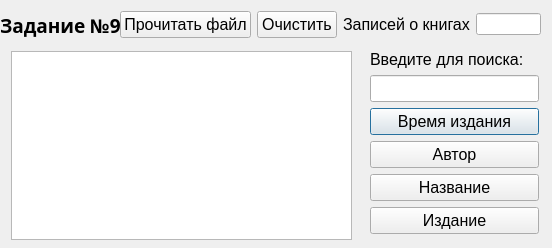
<?xml version="1.0" encoding="UTF-8"?>
<ui version="4.0">
 <class>NinthTask</class>
 <widget class="QDialog" name="NinthTask">
  <property name="geometry">
   <rect>
    <x>0</x>
    <y>0</y>
    <width>552</width>
    <height>248</height>
   </rect>
  </property>
  <property name="windowTitle">
   <string>Dialog</string>
  </property>
  <widget class="QLabel" name="label">
   <property name="geometry">
    <rect>
     <x>0</x>
     <y>10</y>
     <width>121</width>
     <height>31</height>
    </rect>
   </property>
   <property name="font">
    <font>
     <family>Sitka</family>
     <pointsize>14</pointsize>
     <weight>75</weight>
     <bold>true</bold>
    </font>
   </property>
   <property name="text">
    <string>Задание №9</string>
   </property>
  </widget>
  <widget class="QTextEdit" name="outTextEdit">
   <property name="geometry">
    <rect>
     <x>11</x>
     <y>51</y>
     <width>341</width>
     <height>189</height>
    </rect>
   </property>
   <property name="font">
    <font>
     <pointsize>12</pointsize>
    </font>
   </property>
  </widget>
  <widget class="QWidget" name="">
   <property name="geometry">
    <rect>
     <x>370</x>
     <y>50</y>
     <width>169</width>
     <height>184</height>
    </rect>
   </property>
   <layout class="QVBoxLayout" name="verticalLayout">
    <item>
     <widget class="QLabel" name="label_2">
      <property name="font">
       <font>
        <pointsize>12</pointsize>
       </font>
      </property>
      <property name="text">
       <string>Введите для поиска:</string>
      </property>
     </widget>
    </item>
    <item>
     <widget class="QLineEdit" name="inLineEdit">
      <property name="font">
       <font>
        <pointsize>12</pointsize>
       </font>
      </property>
     </widget>
    </item>
    <item>
     <widget class="QPushButton" name="dateSearch">
      <property name="font">
       <font>
        <pointsize>12</pointsize>
       </font>
      </property>
      <property name="text">
       <string>Время издания</string>
      </property>
     </widget>
    </item>
    <item>
     <widget class="QPushButton" name="authorSearch">
      <property name="font">
       <font>
        <pointsize>12</pointsize>
       </font>
      </property>
      <property name="text">
       <string>Автор</string>
      </property>
     </widget>
    </item>
    <item>
     <widget class="QPushButton" name="nameSearch">
      <property name="font">
       <font>
        <pointsize>12</pointsize>
       </font>
      </property>
      <property name="text">
       <string>Название</string>
      </property>
     </widget>
    </item>
    <item>
     <widget class="QPushButton" name="pubSearch">
      <property name="font">
       <font>
        <pointsize>12</pointsize>
       </font>
      </property>
      <property name="text">
       <string>Издание</string>
      </property>
     </widget>
    </item>
   </layout>
  </widget>
  <widget class="QWidget" name="">
   <property name="geometry">
    <rect>
     <x>120</x>
     <y>10</y>
     <width>421</width>
     <height>29</height>
    </rect>
   </property>
   <layout class="QHBoxLayout" name="horizontalLayout">
    <item>
     <widget class="QPushButton" name="readFile">
      <property name="font">
       <font>
        <pointsize>12</pointsize>
        <weight>50</weight>
        <bold>false</bold>
       </font>
      </property>
      <property name="text">
       <string>Прочитать файл</string>
      </property>
     </widget>
    </item>
    <item>
     <widget class="QPushButton" name="delPushButton">
      <property name="font">
       <font>
        <pointsize>12</pointsize>
       </font>
      </property>
      <property name="text">
       <string>Очистить</string>
      </property>
     </widget>
    </item>
    <item>
     <widget class="QLabel" name="label_3">
      <property name="font">
       <font>
        <pointsize>12</pointsize>
       </font>
      </property>
      <property name="text">
       <string>Записей о книгах</string>
      </property>
     </widget>
    </item>
    <item>
     <widget class="QLineEdit" name="nBooks"/>
    </item>
   </layout>
  </widget>
 </widget>
 <resources/>
 <connections/>
</ui>
